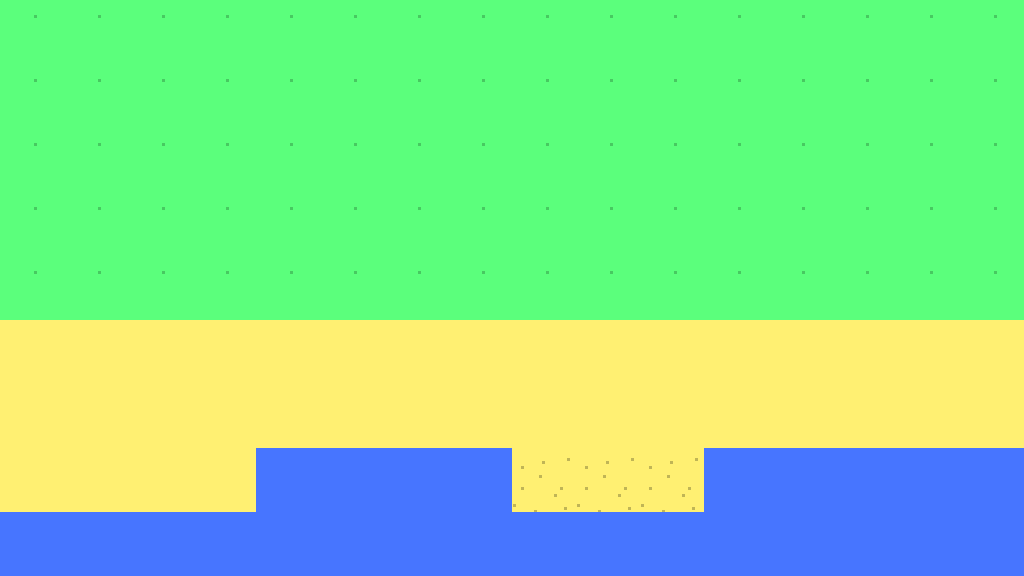

The image is a tile-based game level rendered from a .tmx file. Its description and complete source (layers, tilesets, objects, tile grids) follow:
An orthogonal 16x9 tile map with 64x64 px tiles, 3 tile layers (Sea, land, beach), 2 tilesets.

<map version="1.10" tiledversion="1.10.2" orientation="orthogonal" renderorder="right-down" width="16" height="9" tilewidth="64" tileheight="64" infinite="0" nextlayerid="4" nextobjectid="1">
 <editorsettings>
  <export target="../../Map.tmx" format="tmx" />
 </editorsettings>
 <tileset firstgid="1" source="../../TIleset/RPG tileset.tsx" />
 <tileset firstgid="145" source="rpg tileset.tsx" />
 <layer id="1" name="Sea" width="16" height="9">
  <data encoding="csv">
0,0,0,0,0,0,0,0,0,0,0,3,3,3,3,3,
0,0,0,0,0,0,0,0,0,0,0,3,3,3,3,3,
0,0,0,0,0,0,0,0,0,0,0,0,0,0,0,0,
0,0,0,0,0,0,0,0,0,0,0,0,0,0,0,0,
0,0,0,0,0,0,0,0,0,0,0,0,0,0,0,0,
0,0,0,0,0,0,0,0,0,0,0,0,0,0,0,0,
0,0,0,0,0,0,0,0,0,0,0,0,0,0,0,0,
146,146,146,146,146,146,146,146,146,146,146,146,146,146,146,146,
146,146,146,146,146,146,146,146,146,146,146,146,146,146,146,146
</data>
 </layer>
 <layer id="3" name="land" width="16" height="9">
  <data encoding="csv">
147,147,147,147,147,147,147,147,147,147,147,147,147,147,147,147,
147,147,147,147,147,147,147,147,147,147,147,147,147,147,147,147,
147,147,147,147,147,147,147,147,147,147,147,147,147,147,147,147,
147,147,147,147,147,147,147,147,147,147,147,147,147,147,147,147,
147,147,147,147,147,147,147,147,147,147,147,147,147,147,147,147,
0,0,0,0,0,0,0,0,0,0,0,0,0,0,0,0,
0,0,0,0,0,0,0,0,0,0,0,0,0,0,0,0,
0,0,0,0,0,0,0,0,17,17,17,0,0,0,0,146,
0,0,0,0,0,0,0,0,0,0,0,0,0,0,0,0
</data>
 </layer>
 <layer id="2" name="beach" width="16" height="9">
  <data encoding="csv">
0,0,0,0,0,0,0,0,0,0,0,0,0,0,0,0,
0,0,0,0,0,0,0,0,0,0,0,0,0,0,0,0,
0,0,0,0,0,0,0,0,0,0,0,0,0,0,0,0,
0,0,0,0,0,0,0,0,0,0,0,0,0,0,0,0,
0,0,0,0,0,0,0,0,0,0,0,0,0,0,0,0,
145,145,145,145,145,145,145,145,145,145,145,145,145,145,145,145,
145,145,145,145,145,145,145,145,145,145,145,145,145,145,145,145,
145,145,145,145,0,0,0,0,0,0,0,0,0,0,0,0,
0,0,0,0,0,0,0,0,0,0,0,0,0,0,0,0
</data>
 </layer>
</map>
